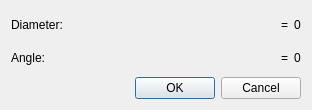
<?xml version="1.0" encoding="UTF-8"?>
<ui version="4.0">
 <class>CircleCD</class>
 <widget class="QDialog" name="CircleCD">
  <property name="geometry">
   <rect>
    <x>0</x>
    <y>0</y>
    <width>312</width>
    <height>110</height>
   </rect>
  </property>
  <layout class="QVBoxLayout" name="verticalLayout">
   <item>
    <layout class="QGridLayout" name="gridLayout" columnstretch="0,2,0,0">
     <item row="1" column="1">
      <widget class="RMathLineEdit" name="Angle" native="true">
       <property name="text" stdset="0">
        <string notr="true">0</string>
       </property>
       <property name="angle" stdset="0">
        <bool>true</bool>
       </property>
      </widget>
     </item>
     <item row="1" column="0">
      <widget class="QLabel" name="AngleLabel">
       <property name="text">
        <string>Angle:</string>
       </property>
       <property name="buddy">
        <cstring>Angle</cstring>
       </property>
      </widget>
     </item>
     <item row="0" column="2">
      <widget class="QLabel" name="DiameterEqual">
       <property name="text">
        <string notr="true">=</string>
       </property>
      </widget>
     </item>
     <item row="0" column="1">
      <widget class="RMathLineEdit" name="Diameter" native="true">
       <property name="text" stdset="0">
        <string notr="true">0</string>
       </property>
       <property name="DefaultFocus" stdset="0">
        <bool>true</bool>
       </property>
      </widget>
     </item>
     <item row="1" column="3">
      <widget class="QLabel" name="AngleResult">
       <property name="sizePolicy">
        <sizepolicy hsizetype="MinimumExpanding" vsizetype="Preferred">
         <horstretch>0</horstretch>
         <verstretch>0</verstretch>
        </sizepolicy>
       </property>
       <property name="text">
        <string notr="true">0</string>
       </property>
      </widget>
     </item>
     <item row="0" column="3">
      <widget class="QLabel" name="DiameterResult">
       <property name="sizePolicy">
        <sizepolicy hsizetype="MinimumExpanding" vsizetype="Preferred">
         <horstretch>0</horstretch>
         <verstretch>0</verstretch>
        </sizepolicy>
       </property>
       <property name="text">
        <string notr="true">0</string>
       </property>
      </widget>
     </item>
     <item row="1" column="2">
      <widget class="QLabel" name="AngleEqual">
       <property name="text">
        <string notr="true">=</string>
       </property>
      </widget>
     </item>
     <item row="0" column="0">
      <widget class="QLabel" name="WidthLabel">
       <property name="text">
        <string>Diameter:</string>
       </property>
       <property name="buddy">
        <cstring>Diameter</cstring>
       </property>
      </widget>
     </item>
    </layout>
   </item>
   <item>
    <layout class="QHBoxLayout" name="horizontalLayout">
     <item>
      <widget class="QDialogButtonBox" name="ButtonBox">
       <property name="orientation">
        <enum>Qt::Horizontal</enum>
       </property>
       <property name="standardButtons">
        <set>QDialogButtonBox::Cancel|QDialogButtonBox::Ok</set>
       </property>
      </widget>
     </item>
    </layout>
   </item>
  </layout>
 </widget>
 <customwidgets>
  <customwidget>
   <class>RMathLineEdit</class>
   <extends>QWidget</extends>
   <header>rmathlineedit.h</header>
  </customwidget>
 </customwidgets>
 <tabstops>
  <tabstop>Diameter</tabstop>
  <tabstop>Angle</tabstop>
 </tabstops>
 <resources/>
 <connections>
  <connection>
   <sender>ButtonBox</sender>
   <signal>accepted()</signal>
   <receiver>CircleCD</receiver>
   <slot>accept()</slot>
   <hints>
    <hint type="sourcelabel">
     <x>233</x>
     <y>81</y>
    </hint>
    <hint type="destinationlabel">
     <x>268</x>
     <y>106</y>
    </hint>
   </hints>
  </connection>
  <connection>
   <sender>ButtonBox</sender>
   <signal>rejected()</signal>
   <receiver>CircleCD</receiver>
   <slot>reject()</slot>
   <hints>
    <hint type="sourcelabel">
     <x>185</x>
     <y>84</y>
    </hint>
    <hint type="destinationlabel">
     <x>185</x>
     <y>102</y>
    </hint>
   </hints>
  </connection>
 </connections>
</ui>
